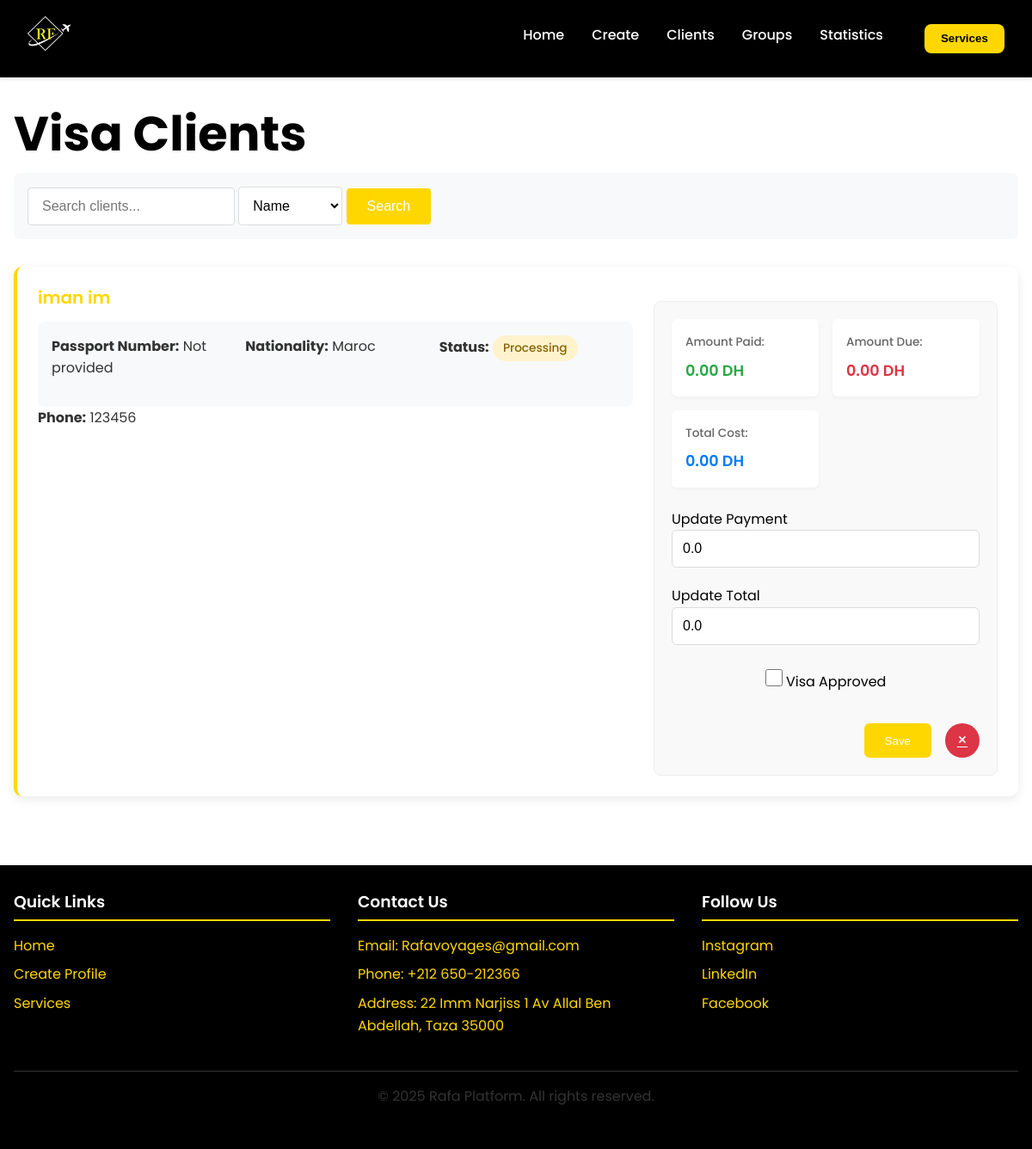
Page /visa on the committed database.
### app.py (models this page shows)
class Profile(db.Model):
    id = db.Column(db.Integer, primary_key=True)
    first_name = db.Column(db.String(50), nullable=False)
    last_name = db.Column(db.String(50), nullable=False)
    phone = db.Column(db.String(20), nullable=False)
    email = db.Column(db.String(100))
    nationality = db.Column(db.String(50), nullable=False)
    passport = db.Column(db.String(50))
    cin = db.Column(db.String(50))
    service_type = db.Column(db.String(50), nullable=False)
    custom_service = db.Column(db.String(100))
    photo_path = db.Column(db.String(200))
    documents_path = db.Column(db.String(200))
    created_at = db.Column(db.DateTime, default=datetime.utcnow)
    is_group = db.Column(db.Boolean, default=False)
    amount_paid = db.Column(db.Float, default=0.0)
    total_amount = db.Column(db.Float, default=0.0)
    service_completed = db.Column(db.Boolean, default=False)
    autocar_type = db.Column(db.String(50))
    seat_number = db.Column(db.String(20))
    departure_location = db.Column(db.String(100))
    arrival_location = db.Column(db.String(100))
    departure_date = db.Column(db.Date)
    arrival_date = db.Column(db.Date)
    bateau_type = db.Column(db.String(50))  # ferry, cruise, etc.
    bateau_company = db.Column(db.String(100))
    departure_port = db.Column(db.String(100))
    arrival_port = db.Column(db.String(100))
    departure_date_bateau = db.Column(db.Date)
    arrival_date_bateau = db.Column(db.Date)
    cabin_number = db.Column(db.String(20))
    assurance_type = db.Column(db.String(50))  # 'schengen' ou 'monde'
    assurance_company = db.Column(db.String(100))
    policy_number = db.Column(db.String(50))
    start_date = db.Column(db.Date)
    end_date = db.Column(db.Date)
    coverage_details = db.Column(db.Text)
    voyage_destination = db.Column(db.String(100))
    voyage_date_depart = db.Column(db.Date)
    voyage_date_retour = db.Column(db.Date)
    voyage_prix = db.Column(db.Float)
    voyage_statut = db.Column(db.String(20))
    university_name = db.Column(db.String(100))
    study_field = db.Column(db.String(100))
    service_type = db.Column(db.String(50), nullable=False)  # will be 'omra' for Omra clients
    departure_date = db.Column(db.Date)  # used for Omra departure
    arrival_date = db.Column(db.Date)    # used for Omra return
    amount_paid = db.Column(db.Float, default=0.0)
    total_amount = db.Column(db.Float, default=0.0)
    service_completed = db.Column(db.Boolean, default=False)

### app.py (the view, shortened to what this page needs)
@app.route('/visa')
def visa():
    search_query = request.args.get('search', '').strip()
    search_by = request.args.get('search_by', 'name')
    query = Profile.query.filter_by(service_type='visa')
    visa_clients = query.order_by(Profile.service_completed, Profile.created_at.desc()).all()
    return render_template('visa.html', clients=visa_clients, search_query=search_query, search_by=search_by)

### templates/visa.html (shortened to what this page needs)
<!DOCTYPE html>
<html lang="en">
<head>
    <link rel="stylesheet" href="{{ url_for('static', filename='css/styles.css') }}">
    <link rel="stylesheet" href="{{ url_for('static', filename='css/visa.css') }}">
</head>
<body>
    <header class="navbar">
        <a href="{{ url_for('index') }}" class="logo-link">
            <img src="{{ url_for('static', filename='images/logo.jpeg') }}" alt="Rafa Logo" class="logo-img" width="150" height="50">
        </a>
        <nav class="navbar-links">
            <ul>
                <li><a href="{{ url_for('index') }}">Home</a></li>
                <li><a href="{{ url_for('create_profile') }}">Create</a></li>
                <li><a href="{{ url_for('clients') }}">Clients</a></li>
                <li><a href="{{ url_for('groups') }}">Groups</a></li>
                <li><a href="{{ url_for('statistics') }}">Statistics</a></li>
                <li><button class="sidebar-toggle" id="sidebarToggle">Services</button></li>
            </ul>
        </nav>
    </header>
    <main id="main-content">
        <section class="client-management">
            <h1>Visa Clients</h1>
            <div class="search-container">
                <form method="GET" action="{{ url_for('visa') }}" class="search-form">
                    <div class="search-input-group">
                        <input type="text" name="search" placeholder="Search clients..." value="{{ search_query if search_query }}">
                        <select name="search_by" class="search-select">
                            <option value="name" {% if search_by == 'name' %}selected{% endif %}>Name</option>
                        </select>
                        <button type="submit" class="search-btn">Search</button>
                    </div>
                </form>
            </div>
            <div class="client-list">
                {% for client in clients %}
                <div class="client-card {% if client.service_completed %}completed{% endif %}">
                    <div class="client-info">
                        <h3>{{ client.first_name }} {{ client.last_name }}</h3>
                        <div class="visa-details">
                            <p><strong>Passport Number:</strong> {{ client.passport if client.passport else 'Not provided' }}</p>
                            <p><strong>Nationality:</strong> {{ client.nationality }}</p>
                            <p><strong>Status:</strong>
                                <span class="visa-status {% if client.service_completed %}status-completed{% else %}status-pending{% endif %}">
                                    {% if client.service_completed %}Visa Approved{% else %}Processing{% endif %}
                                </span>
                            </p>
                        </div>
                        <p><strong>Phone:</strong> {{ client.phone }}</p>
                    </div>
                    <div class="payment-info">
                        <div class="payment-details">
                            <div class="payment-field">
                                <label>Amount Paid:</label>
                                <span class="amount-paid">{{ "%.2f"|format(client.amount_paid if client.amount_paid is not none else 0) }} DH</span>
                            </div>
                            <div class="payment-field">
                                <label>Amount Due:</label>
                                <span class="amount-remaining">
                                    {{ "%.2f"|format((client.total_amount if client.total_amount is not none else 0) - (client.amount_paid if client.amount_paid is not none else 0)) }} DH
                                </span>
                            </div>
                            <div class="payment-field">
                                <label>Total Cost:</label>
                                <span class="total-amount">{{ "%.2f"|format(client.total_amount if client.total_amount is not none else 0) }} DH</span>
                            </div>
                        </div>
                        <form class="payment-form" method="POST" action="{{ url_for('update_client', client_id=client.id) }}">
                            <div class="form-group">
                                <label>Update Payment</label>
                                <input type="number" name="amount_paid"
                                       value="{{ client.amount_paid if client.amount_paid is not none else 0 }}"
                                       step="0.01" min="0"
                                       max="{{ client.total_amount if client.total_amount is not none else '' }}"
                                       required>
                            </div>
                            <div class="form-group">
                                <label>Update Total</label>
                                <input type="number" name="total_amount"
                                       value="{{ client.total_amount if client.total_amount is not none else 0 }}"
                                       step="0.01" min="0"
                                       required>
                            </div>
                            <div class="form-group checkbox">
                                <label>
                                    <input type="checkbox" name="service_completed" {% if client.service_completed %}checked{% endif %}>
                                    Visa Approved
                                </label>
                            </div>
                            <div class="client-actions">
                                <button type="submit" class="confirm-btn">Save</button>
                                <a href="{{ url_for('delete_client', client_id=client.id) }}" class="delete-btn" onclick="return confirm('Delete this visa client?')">×</a>
                            </div>
                        </form>
                    </div>
                </div>
                {% else %}
                <div class="no-clients">
                    <p>No visa clients found.</p>
                    <a href="{{ url_for('create_profile') }}" class="cta-button">Create New Visa Client</a>
                </div>
                {% endfor %}
            </div>
        </section>
    </main>
    <footer id="contact">
        <div class="footer-content">
            <div class="footer-section">
                <h3 class="o">Quick Links</h3>
                <ul>
                    <li><a href="{{ url_for('index') }}">Home</a></li>
                    <li><a href="{{ url_for('create_profile') }}">Create Profile</a></li>
                    <li><a href="#services">Services</a></li>
                </ul>
            </div>
            <div class="footer-section">
                <h3 class="o">Contact Us</h3>
                <ul>
                    <li>Email: Rafavoyages@gmail.com</li>
                    <li>Phone: +212 650-212366</li>
                    <li>Address: 22 Imm Narjiss 1 Av Allal Ben Abdellah, Taza 35000</li>
                </ul>
            </div>
            <div class="footer-section">
                <h3 class="o">Follow Us</h3>
                <ul>
                    <li><a href="https://www.instagram.com/agencerafavoyages">Instagram</a></li>
                    <li><a href="#">LinkedIn</a></li>
                    <li><a href="https://www.facebook.com/almassaAgencyTravel">Facebook</a></li>
                </ul>
            </div>
        </div>
        <div class="copyright">
            <p>&copy; 2025 Rafa Platform. All rights reserved.</p>
        </div>
    </footer>
</body>
</html>

### static/css/styles.css (style rules this page uses)
:root { --primary: #FFD700; --primary-dark: #D4AF37; --black: #000000; --white: #ffffff; --gray: #333333; --light-gray: #f5f5f5; --dark-bg: #1a1a1a; --shadow-sm: 0 2px 4px rgba(0, 0, 0, 0.1); --shadow-md: 0 4px 12px rgba(0, 0, 0, 0.15); --transition: all 0.3s ease; --transition-fast: all 0.15s ease; --border-radius: 8px; }
* { box-sizing: border-box; margin: 0; padding: 0; }
body { font-family: 'Poppins', sans-serif; line-height: 1.6; color: var(--black); background-color: var(--white); overflow-x: hidden; }
.navbar { display: flex; justify-content: space-between; align-items: center; padding: 1rem 2rem; background-color: var(--black); position: sticky; top: 0; z-index: 100; box-shadow: var(--shadow-sm); }
.logo-img { height: 50px; width: auto; transition: var(--transition); }
.navbar-links ul { display: flex; list-style: none; gap: 2rem; }
.navbar-links li a { padding: 0.5rem 0; position: relative; font-weight: 500; color: var(--white); text-decoration: none; }
.navbar-links li a::after { content: ''; position: absolute; bottom: 0; left: 0; width: 0; height: 2px; background-color: var(--primary); transition: var(--transition); }
h1, h2, h3, h4, h5, h6 { font-weight: 600; line-height: 1.2; margin-bottom: 0.75rem; color: var(--black); }
h1 { font-size: clamp(2.5rem, 5vw, 3.5rem); font-weight: 700; }
p { margin-bottom: 1rem; color: var(--gray); }
.sidebar-toggle { background-color: var(--primary); color: var(--black); padding: 0.6rem 1.2rem; border-radius: var(--border-radius); font-weight: 600; border: none; cursor: pointer; transition: var(--transition); }
footer { background-color: var(--black); color: var(--primary); padding: 2rem 1rem; text-align: center; margin-top: 3rem; }
.footer-content { max-width: 1200px; margin: 0 auto; display: grid; grid-template-columns: repeat(auto-fit, minmax(250px, 1fr)); gap: 2rem; text-align: left; }
.footer-section h3 { margin-bottom: 1rem; border-bottom: 2px solid var(--primary); padding-bottom: 0.5rem; color: var(--white); }
.footer-section ul { list-style: none; padding: 0; }
.footer-section ul li { margin-bottom: 0.5rem; }
.footer-section ul li a { color: var(--primary); text-decoration: none; }
.copyright { margin-top: 2rem; padding-top: 1rem; border-top: 1px solid var(--gray); color: var(--white); }
.sidebar-toggle { background-color: var(--primary); color: var(--black); padding: 0.6rem 1.2rem; border-radius: var(--border-radius); font-weight: 600; border: none; cursor: pointer; transition: var(--transition); margin-left: 1rem; }

### rows in the picture
Profile: first_name "iman", last_name "im", passport "Not provided", nationality "Maroc", shows "Processing", phone "123456", amount_paid "0.00", total_amount+amount_paid "0.00", total_amount "0.00", amount_paid "0.0", total_amount "0.0"
